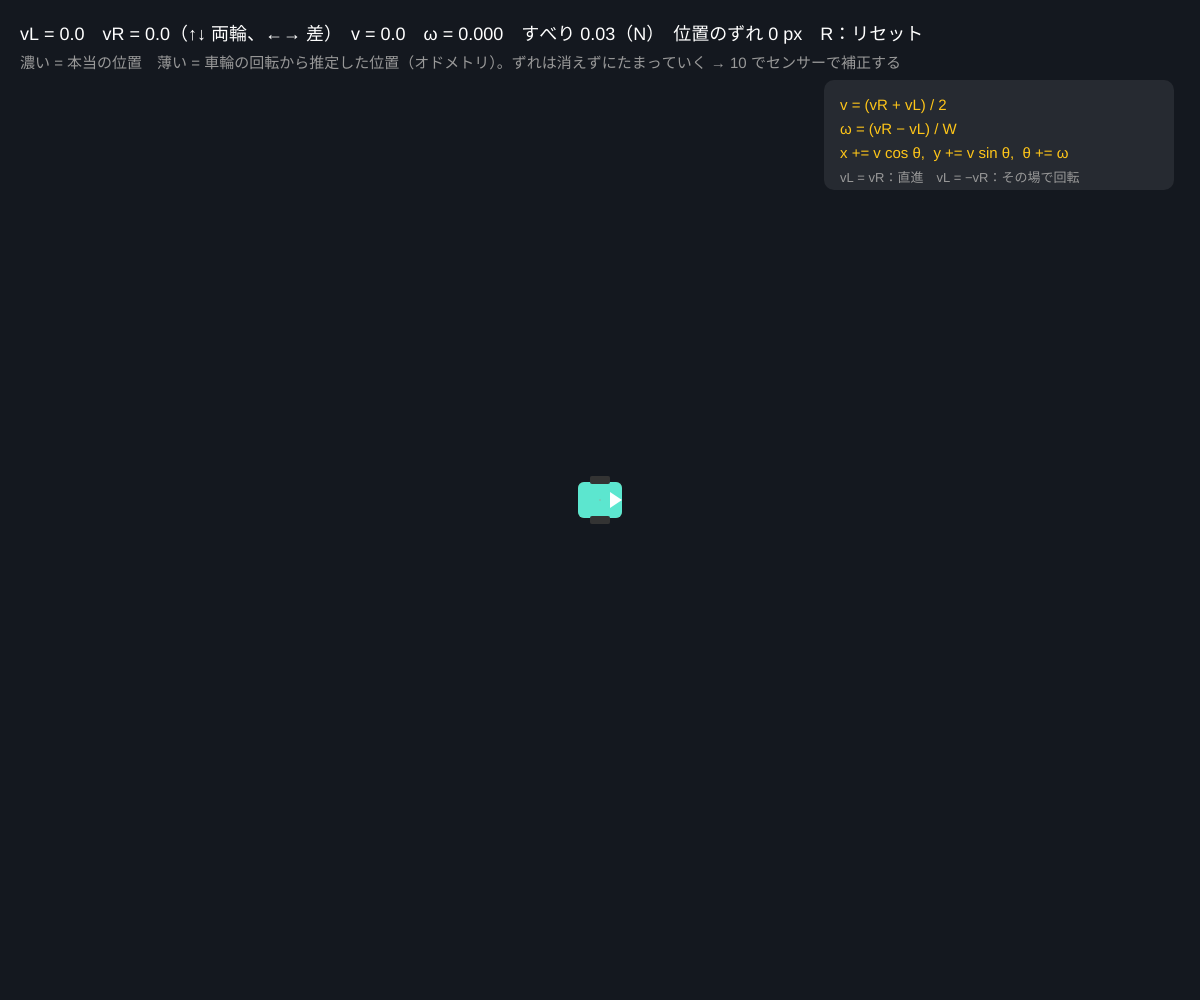
Frame 1 (no input)
Frame 60 (no input): identical to frame 1, image omitted
Frame 120 (the mouse pressed at the canvas centre since frame 60): identical to frame 1, image omitted

The p5.js sketch that drew this single still picture (run headless with seeded random() and noise() and a simulated clock; from frame 60 on, the mouse is pressed at the canvas centre):

// p5.js sketch
// ── sketch.js
// ============================================
// 04 差動二輪ロボットとオドメトリ
// 左右の車輪の速さ vL, vR だけで動くロボット（お掃除ロボットと同じ）
//   前進速度 v = (vR + vL) / 2,  回転速度 ω = (vR − vL) / W（W = 車輪の間隔）
// オドメトリ = 車輪の回転から自分の位置を推定する。でも車輪は少しすべる → 推定（薄い）と本当（濃い）がずれていく
// ↑↓ = 両輪を速く／遅く / ←→ = 左右の差 / スペース = 停止 / N = すべりの大きさ / R = リセット
// ============================================

let W = 40;                    // ★ 車輪の間隔（px）
let vL = 0, vR = 0;            // 指令した車輪速度（px/フレーム）
let slip = 0.03;               // ★ すべりの大きさ（車輪ごとの速度のばらつき）
let truePose, odomPose;        // {x, y, th}
let trueTrail = [], odomTrail = [];
let slipLevels = [0, 0.03, 0.1];
let slipIdx = 1;

function setup() {
  createCanvas(windowWidth, windowHeight);
  colorMode(HSB, 360, 100, 100, 100);
  resetAll();
}

function resetAll() {
  truePose = { x: width / 2, y: height / 2, th: 0 };
  odomPose = { x: width / 2, y: height / 2, th: 0 };
  trueTrail = []; odomTrail = [];
  vL = 0; vR = 0;
}

// ★ 差動二輪の運動学：車輪速度 → 姿勢の変化（1 フレーム分）
function advance(p, l, r) {
  let v = (r + l) / 2;
  let w = (r - l) / W;
  p.x += v * cos(p.th);
  p.y += v * sin(p.th);
  p.th += w;
}

function draw() {
  background(215, 35, 12);
  // 本当の動き：車輪ごとに少しすべる（指令より速かったり遅かったり）
  let lReal = vL * (1 + randomGaussian() * slip);
  let rReal = vR * (1 + randomGaussian() * slip);
  advance(truePose, lReal, rReal);
  // オドメトリ：指令どおり動いたと信じて積分
  advance(odomPose, vL, vR);
  // 画面の端で折り返す（両方同じだけ向きを変える）
  if (truePose.x < 10 || truePose.x > width - 10 || truePose.y < 90 || truePose.y > height - 10) {
    truePose.th += PI; odomPose.th += PI;
    truePose.x = constrain(truePose.x, 10, width - 10); truePose.y = constrain(truePose.y, 90, height - 10);
  }
  if (frameCount % 2 === 0 && (vL !== 0 || vR !== 0)) {
    trueTrail.push({ x: truePose.x, y: truePose.y });
    odomTrail.push({ x: odomPose.x, y: odomPose.y });
    if (trueTrail.length > 1200) { trueTrail.shift(); odomTrail.shift(); }
  }

  drawTrail(odomTrail, 45, 40);
  drawTrail(trueTrail, 170, 90);
  drawRobot(odomPose, 45, 35);
  drawRobot(truePose, 170, 100);
  // ずれを線で
  stroke(0, 80, 100, 60);
  strokeWeight(1);
  line(truePose.x, truePose.y, odomPose.x, odomPose.y);

  let v = (vR + vL) / 2, w = (vR - vL) / W;
  let err = sqrt(sq(truePose.x - odomPose.x) + sq(truePose.y - odomPose.y));
  noStroke();
  fill(0, 0, 100);
  textSize(18);
  text('vL = ' + nf(vL, 1, 1) + '　vR = ' + nf(vR, 1, 1) + '（↑↓ 両輪、←→ 差）　v = ' + nf(v, 1, 1) + '　ω = ' + nf(w, 1, 3) + '　すべり ' + slip + '（N）　位置のずれ ' + nf(err, 1, 0) + ' px　R：リセット', 20, 40);
  fill(0, 0, 60);
  textSize(15);
  text('濃い = 本当の位置　薄い = 車輪の回転から推定した位置（オドメトリ）。ずれは消えずにたまっていく → 10 でセンサーで補正する', 20, 68);

  // 式のパネル
  let px = width - 360, py = 110;
  fill(0, 0, 100, 8);
  rect(px - 16, py - 30, 350, 110, 10);
  fill(45, 90, 100);
  textSize(15);
  text('v = (vR + vL) / 2', px, py);
  text('ω = (vR − vL) / W', px, py + 24);
  text('x += v cos θ,  y += v sin θ,  θ += ω', px, py + 48);
  fill(0, 0, 60);
  textSize(13);
  text('vL = vR：直進　vL = −vR：その場で回転', px, py + 72);
}

function drawRobot(p, hue, alpha) {
  push();
  translate(p.x, p.y);
  rotate(p.th);
  noStroke();
  fill(hue, 60, 90, alpha);
  rect(-22, -18, 44, 36, 6);
  fill(0, 0, 20, alpha);
  rect(-10, -W / 2 - 4, 20, 8, 2);   // 左の車輪
  rect(-10, W / 2 - 4, 20, 8, 2);    // 右の車輪
  fill(0, 0, 100, alpha);
  triangle(22, 0, 10, -8, 10, 8);    // 前
  pop();
}
function drawTrail(tr, hue, alpha) {
  noFill();
  stroke(hue, 60, 100, alpha);
  strokeWeight(2);
  beginShape();
  for (let p of tr) vertex(p.x, p.y);
  endShape();
}

function keyPressed() {
  let dv = 0.3;   // ★ キー 1 回で変わる速さ
  if (key === UP_ARROW) { vL += dv; vR += dv; }
  if (key === DOWN_ARROW) { vL -= dv; vR -= dv; }
  if (key === LEFT_ARROW) { vL -= dv; vR += dv; }
  if (key === RIGHT_ARROW) { vL += dv; vR -= dv; }
  if (key === ' ') { vL = 0; vR = 0; }
  if (key === 'n' || key === 'N') { slipIdx = (slipIdx + 1) % slipLevels.length; slip = slipLevels[slipIdx]; }
  if (key === 'r' || key === 'R') resetAll();
  vL = constrain(vL, -4, 4); vR = constrain(vR, -4, 4);
}

// ---------- やってみよう ----------
// 1. ↑ を 3 回押してまっすぐ走らせる。すべりがあると少しずつ曲がる。なぜ横ではなく向きがずれる？
// 2. その場回転（← だけ）を 10 秒続けて、本当の向きと推定の向きがどれだけ開くか
// 3. W を 10 や 100 にすると曲がりやすさはどう変わる？（ω の式を見る）
// 4. 直進と回転を交互に繰り返して「四角」を走らせる。元の場所に戻れるか（ロボット競技でよくある課題）
